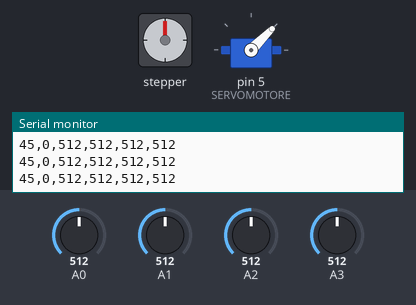
Simulated run of this sketch. Board: Arduino Uno, built with avr-gcc and run on an emulated ATmega328P. On the bench: stepper motor, servo, the last lines printed to the serial monitor. Wiring (inferred from the names in the program): stepper motor (2048 steps per turn assumed): coils pin 8, pin 9, pin 10, pin 11. The test bench sets the inputs (shaded band); at power-on: A0 = 512, A1 = 512, A3 = 512, A2 = 512.

Above: at 1.2 s.
1.3 s: A0 set to 716
At 2.58 s:
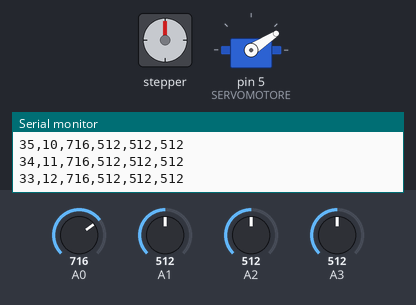
4.3 s: A1 set to 716
At 5.7 s:
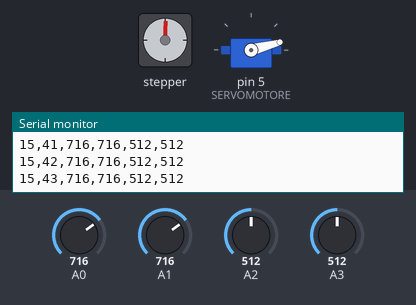
7.3 s: A3 set to 716
At 10.1 s:
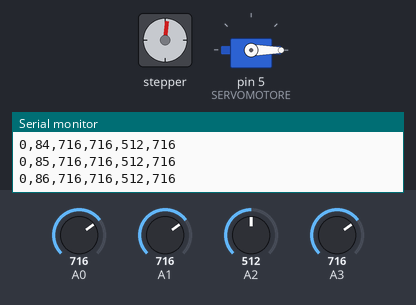
10.3 s: A2 set to 716
At 11.4 s:
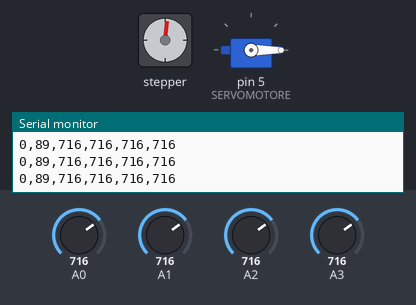
11.8 s: A0 set to 992
At 12.9 s:
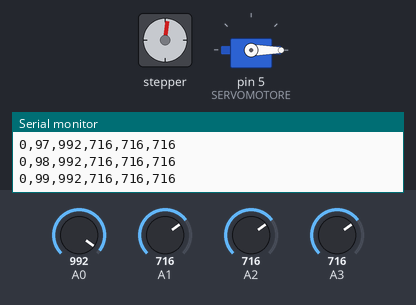
14.8 s: A3 set to 455
17.1 s: A3 set to 433
At 23.29 s:
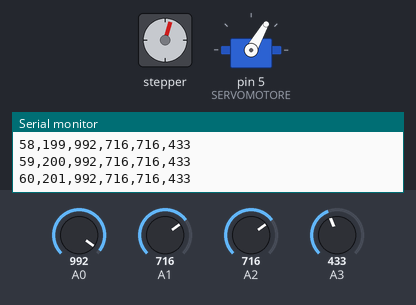
Timing chart, 0 to 24.8 s (numbered marks = the images above; inputs shaded):
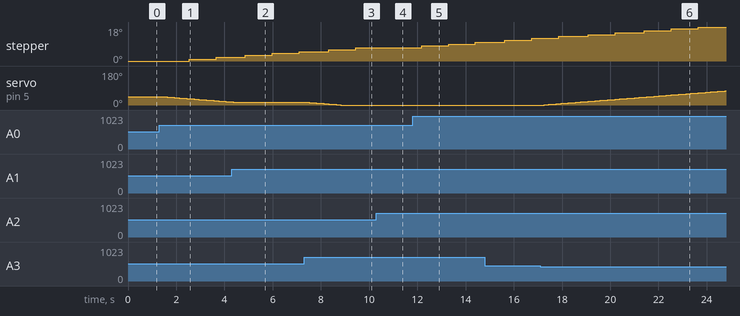

Measured:
- the behaviour switches between 440 and 439 on A3 (found by bisection; images 5 and 6)
- after the input at 1.3 s, stepper: goes 1° 1.1 s, then 2°, starting after 1.2 s; servo on pin 5 (SERVOMOTORE): moves from 45° to 16° over 2.8 s, starting after 0.12 s
- after the input at 4.3 s, servo on pin 5 (SERVOMOTORE): goes on until 4.4 s, then stays 15°
- after the input at 7.3 s, servo on pin 5 (SERVOMOTORE): moves from 15° to 0° over 1.4 s, starting after 0.11 s
- after the input at 10.3 s, stepper: stops changing and stays 7°
- after the input at 17.1 s, servo on pin 5 (SERVOMOTORE): moves from 0° to 75° over 7.5 s, starting after 0.15 s

The sketch:

solar_tracker.ino
```cpp
/*
 * Programma per la movimentazione di un motore stepper
 * 28BYJ-48 con half-steps insieme a un servomotore SG90
 *
 * Il movimento è studiato in modo da inseguire il sole
 * sulla base dei quattro segnali analogici provenienti
 * da 4 celle solari fotovaoltaiche connesse agli ingressi
 * analogici A0..A3 (mediante partitore resistivo).
 *
 * Visualizza l'esperienza di laboratorio completa:
 * https://youtu.be/fwKB6lmJ89s
 *
 */

#include <Servo.h>

#define SERVOMOTORE  5

#define FASE_A_P     8
#define FASE_B_P     9
#define FASE_A_N    10
#define FASE_B_N    11


int  step_motore;
int  posizione_stepper; // passi 4096 = 360 gradi

int  posizione_servo;   // gradi da 0 a 180 gradi

Servo servo;

void setup() {

  pinMode( 14, INPUT );
  pinMode( 15, INPUT );
  pinMode( 16, INPUT );
  pinMode( 17, INPUT );


  Serial.begin ( 115200 );
  Serial.println( "Solar Tracker" );

  /* CONFIGURAZIONE MOTORE PASSO-PASSO */
  pinMode( FASE_A_P, OUTPUT );
  pinMode( FASE_B_P, OUTPUT );
  pinMode( FASE_A_N, OUTPUT );
  pinMode( FASE_B_N, OUTPUT );

  digitalWrite( FASE_A_P, LOW );
  digitalWrite( FASE_B_P, LOW );
  digitalWrite( FASE_A_N, LOW );
  digitalWrite( FASE_B_N, LOW );

  step_motore = 1;
  posizione_stepper = 0;

  /* CONFIGURAZIONE SERVOMOTORE */
  posizione_servo = 45;
  servo.attach( SERVOMOTORE /*, min, max */);
  servo.write( posizione_servo );

}

void loop() {

  int a1, a2, a3, a4;

  /* ACQUISIZIONE DELLE CELLE SOLARI */
  a1 = analogRead( A0 );
  a2 = analogRead( A1 );
  a3 = analogRead( A2 );
  a4 = analogRead( A3 );

  Serial.print( posizione_servo );
  Serial.print( "," );
  Serial.print( posizione_stepper );
  Serial.print( "," );
  Serial.print( a1 );
  Serial.print( "," );
  Serial.print( a2 );
  Serial.print( "," );
  Serial.print( a3 );
  Serial.print( "," );
  Serial.println( a4 );

  /* MOVIMENTAZIONE DEGLI ASSI */
  if ((a2+a3) > (a1+a4)) {

    if (posizione_servo < 180) { posizione_servo ++; }

  }
  else if ((a2+a3) < (a1+a4)) {

    if (posizione_servo > 0) { posizione_servo --; }

  }

  if ((a1+a2) > (a3+a4)) {

    posizione_stepper ++;
    step_motore ++;
    if (step_motore > 8) { step_motore = 1; }

  }
  else if ((a1+a2) < (a3+a4)) {

    posizione_stepper --;
    step_motore --;
    if (step_motore < 1) { step_motore = 8; }
  }


  /* BASE_DEI TEMPI */
  delay( 100 );

  /* COMANDO DEL MOTORE STEPPER */
  switch( step_motore )
  {
    case 1 : // piloto la fase A in positivo
      digitalWrite( FASE_A_P, HIGH );
      digitalWrite( FASE_B_P, LOW );
      digitalWrite( FASE_A_N, LOW );
      digitalWrite( FASE_B_N, LOW );
      break;
    case 2 : // piloto la fase A in positivo e B in positivo
      digitalWrite( FASE_A_P, HIGH );
      digitalWrite( FASE_B_P, HIGH );
      digitalWrite( FASE_A_N, LOW );
      digitalWrite( FASE_B_N, LOW );
      break;
    case 3 : // piloto la fase B in positivo
      digitalWrite( FASE_A_P, LOW );
      digitalWrite( FASE_B_P, HIGH );
      digitalWrite( FASE_A_N, LOW );
      digitalWrite( FASE_B_N, LOW );
      break;
    case 4 : // piloto la fase B in positivo e A in negativo
      digitalWrite( FASE_A_P, LOW );
      digitalWrite( FASE_B_P, HIGH );
      digitalWrite( FASE_A_N, HIGH );
      digitalWrite( FASE_B_N, LOW );
      break;
    case 5 : // piloto la fase A in negativo
      digitalWrite( FASE_A_P, LOW );
      digitalWrite( FASE_B_P, LOW );
      digitalWrite( FASE_A_N, HIGH );
      digitalWrite( FASE_B_N, LOW );
      break;
    case 6 : // piloto la fase A in negativo e B in negativo
      digitalWrite( FASE_A_P, LOW );
      digitalWrite( FASE_B_P, LOW );
      digitalWrite( FASE_A_N, HIGH );
      digitalWrite( FASE_B_N, HIGH );
      break;
    case 7 : // piloto la fase B in negativo
      digitalWrite( FASE_A_P, LOW );
      digitalWrite( FASE_B_P, LOW );
      digitalWrite( FASE_A_N, LOW );
      digitalWrite( FASE_B_N, HIGH );
      break;
    case 8 : // piloto la fase B in negativo e A in positivo
      digitalWrite( FASE_A_P, HIGH );
      digitalWrite( FASE_B_P, LOW );
      digitalWrite( FASE_A_N, LOW );
      digitalWrite( FASE_B_N, HIGH );
      break;
    default :
      step_motore = 1;
      break;
  }

  /* COMANDO DEL SERVOMOTORE */
  servo.write( posizione_servo );
}
```
